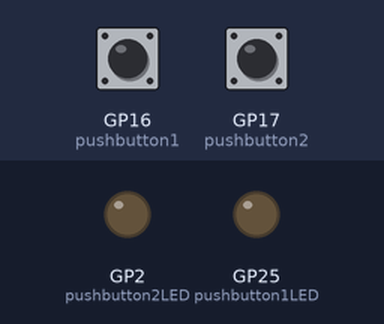
Simulated run of this program. Board: Raspberry Pi Pico running MicroPython. Parts: output pins drawn as LEDs (lit = HIGH). The test bench sets the inputs (shaded band); at power-on: GP16 (pushbutton1) LOW, GP17 (pushbutton2) LOW.

Above: at 1.2 s.
1.3 s: GP16 (pushbutton1) pulled HIGH for 0.15 s
At 1.42 s:
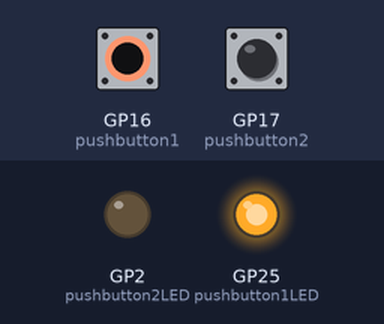
3.0 s: GP17 (pushbutton2) pulled HIGH for 0.15 s
At 3.07 s:
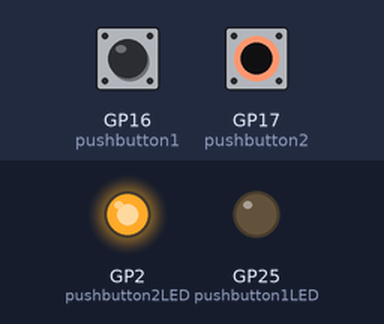
4.6 s: GP17 (pushbutton2) pulled HIGH for 3.2 s
At 8.9 s:
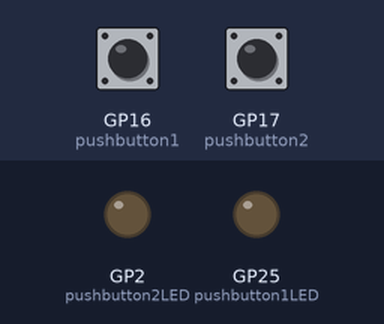
9.3 s: GP16 (pushbutton1) pulled HIGH for 3.2 s
At 10.0 s:
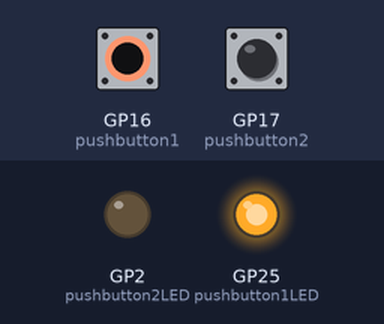
14.1 s: GP16 (pushbutton1) driven HIGH and GP17 (pushbutton2) driven HIGH
At 15.0 s:
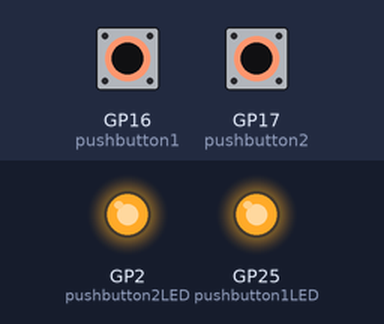
Timing chart, 0 to 16.6 s (numbered marks = the images above; inputs shaded):
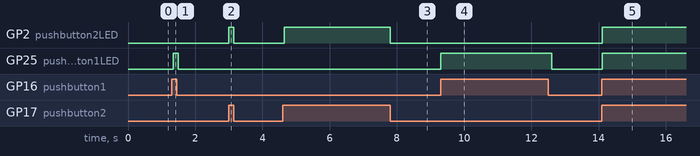

Measured:
- after the input at 1.3 s, GP25 (pushbutton1LED): LOW → HIGH after 0.05 s, → LOW 0.15 s later
- after the input at 3.0 s, GP2 (pushbutton2LED): LOW → HIGH at once, → LOW 0.15 s later
- after the input at 4.6 s, GP2 (pushbutton2LED): LOW → HIGH after 0.05 s, → LOW 3.2 s later
- after the input at 9.3 s, GP25 (pushbutton1LED): LOW → HIGH at once, → LOW 3.3 s later
- after the input at 14.1 s, GP2 (pushbutton2LED), GP25 (pushbutton1LED): LOW → HIGH at once

The program:

LEDonFromPushButton.py
```python
from machine import Pin
import utime
pushbutton1= Pin(16, machine.Pin.IN,machine.Pin.PULL_DOWN)#GP16 is pin 21
# the open contacts of switch and pushbutton dont provide voltage to the Pico input
# it jumps around called floating.
# the pull down feature turns on a resistor between the input and GND so the input reads 0 (low) when not pushed
# the pull up feature turns on a resistor between the input and 3V so the input reads 1 (HIGH) when not pushed
pushbutton2= Pin(17, machine.Pin.IN,machine.Pin.PULL_DOWN)#GP17 is pin22

pushbutton1LED= Pin(25, machine.Pin.OUT)#GP25 is the Pico mounted LED
pushbutton2LED= Pin(2, machine.Pin.OUT)#GP2 is Pico pin4

while True:
    if pushbutton1.value() ==1:
        pushbutton1LED.value(1)
    if pushbutton1.value() ==0:
        pushbutton1LED.value(0)
    if pushbutton2.value() ==1:
        pushbutton2LED.value(1)
    if pushbutton2.value() ==0:
        pushbutton2LED.value(0)
    utime.sleep(.15) # this is to help debounce the pushbutton
```
